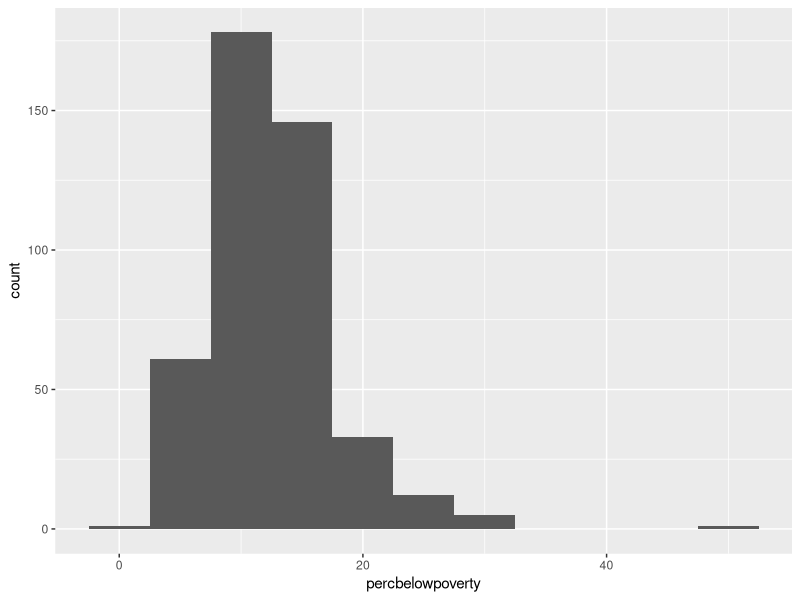
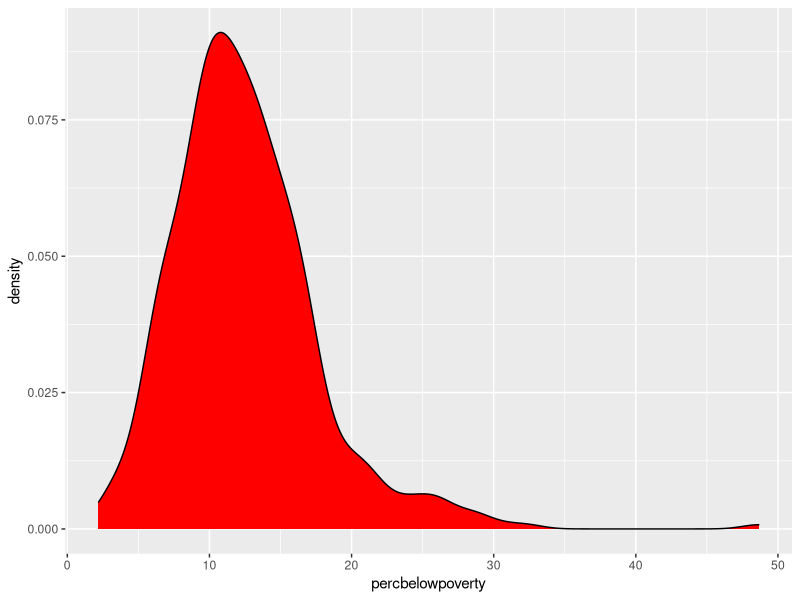
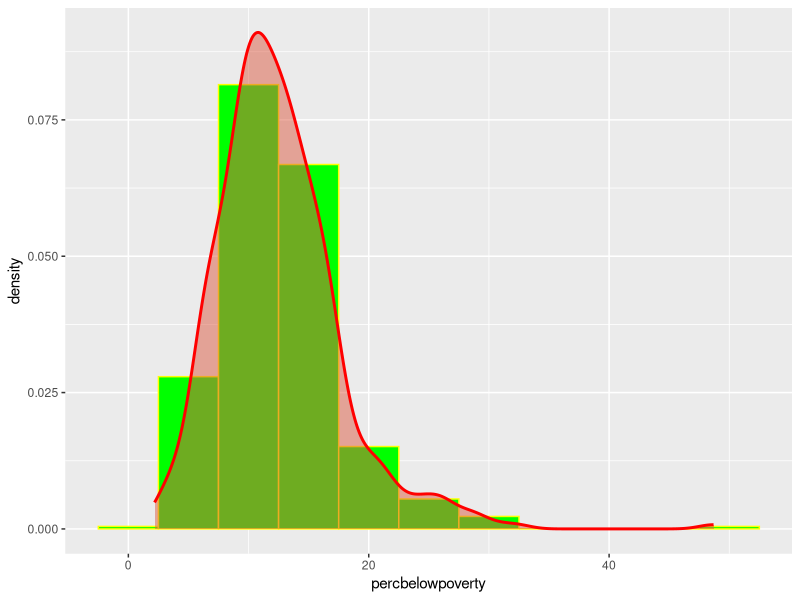
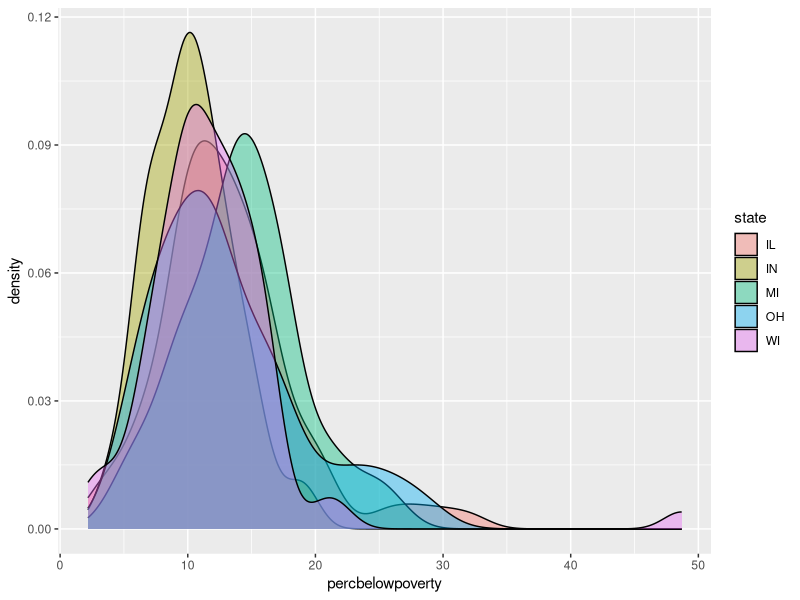
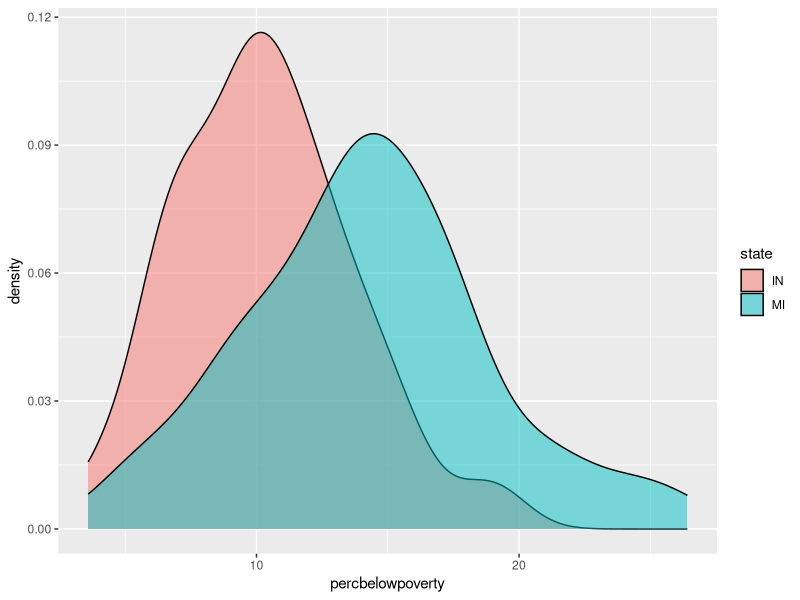
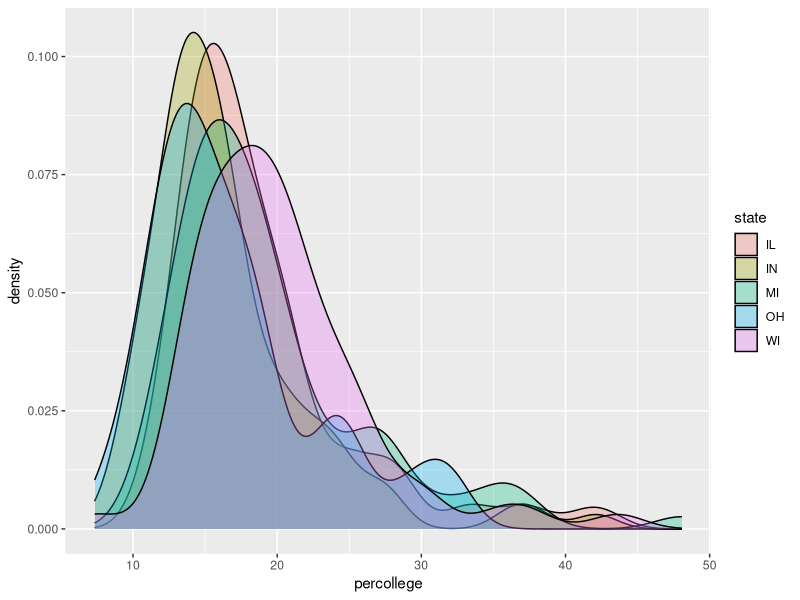
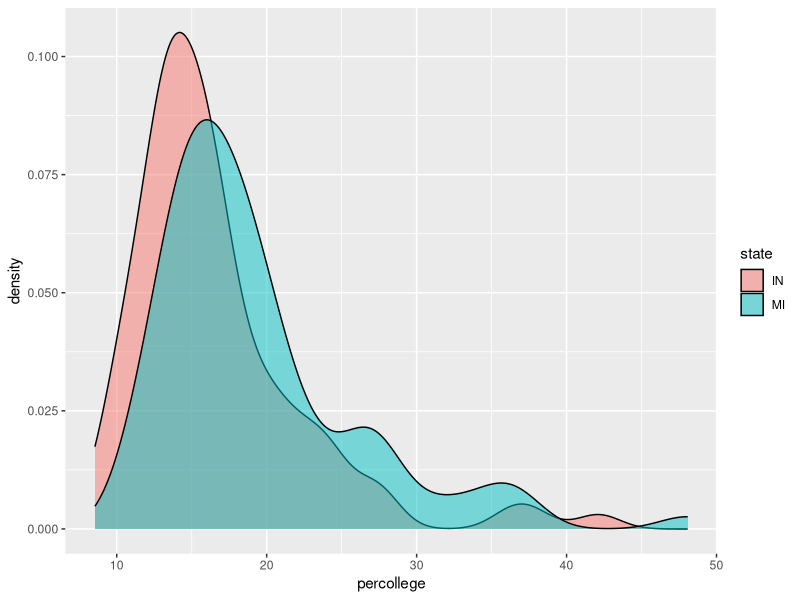
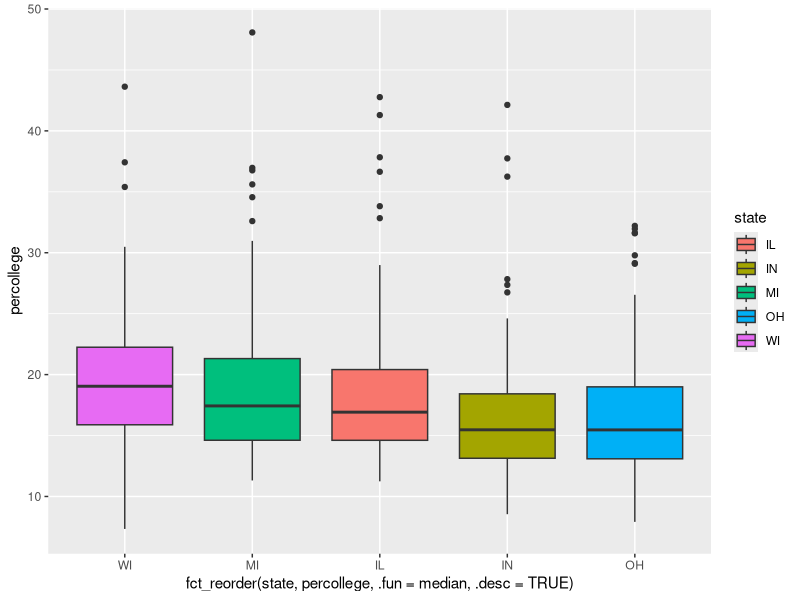

Write R code to recreate these figures, in order.
## ---- chunk 1
knitr::opts_chunk$set(echo = TRUE)
library(ggplot2)
library(dplyr)
library(forcats)
midwest <- midwest
economics <- economics
mpg <- mpg
## ---- chunk 2
ggplot(midwest, aes(x=percbelowpoverty))+
  geom_histogram(binwidth=5)
## ---- chunk 3
ggplot(midwest, aes(x=percbelowpoverty))+
  geom_density(fill = "red")
## ---- chunk 4
ggplot(midwest, aes(x=percbelowpoverty, ..density..))+
   geom_histogram(binwidth=5, fill = "green", color = "yellow")+
  geom_density(fill = "#DB5B43", color = "red", size = 1, alpha = 0.5)
## ---- chunk 5
ggplot(midwest, aes(x=percbelowpoverty, ..density.., fill = state))+
  geom_density(alpha = 0.4)
## ---- chunk 6
indiana_michigan <- midwest %>% filter(state == "IN" | state == "MI")
ggplot(indiana_michigan, aes(x=percbelowpoverty, ..density.., fill = state))+
  geom_density(alpha = 0.5)
## ---- chunk 7
ggplot(midwest, aes(x=percollege, ..density.., fill = state))+
  geom_density(alpha = 0.3)
## ---- chunk 8
ggplot(indiana_michigan, aes(x=percollege, ..density.., fill = state))+
  geom_density(alpha = 0.5)
## ---- chunk 9
ggplot(midwest, aes(x=fct_reorder(state, percollege, .fun = median, .desc = TRUE), y = percollege, fill = state))+
  geom_boxplot()
## ---- chunk 10
ggplot(midwest, aes(x = fct_reorder(state, percollege, .fun = median, .desc = TRUE), y = percollege, fill = state))+
  geom_violin()+
  geom_boxplot(width = 0.1, fill = "gray")
## ---- chunk 11
ggplot(midwest %>% group_by(state) %>% summarize(mean_percprof = mean(percprof)), aes(x = state, y = mean_percprof, fill = state))+
  geom_bar(stat = "identity")
## ---- chunk 12
ggplot(midwest, aes(x = percollege, y = percbelowpoverty))+
  geom_point(shape = 23, color = "blue", fill = "red", size = 2)
## ---- chunk 13
ggplot(midwest, aes(x = percollege, y = percbelowpoverty))+
  geom_point(shape = 23, color = "blue", fill = "red", size = 2)+
  geom_smooth(method = loess)
## ---- chunk 14
ggplot(midwest, aes(x = percollege, y = percprof, color = percbelowpoverty, size = popdensity))+
  geom_point( )
## ---- chunk 15
unemployment_rate <- economics %>% select(date, unemploy, pop) %>% mutate(unemployment.rate = unemploy / pop)
ggplot(unemployment_rate, aes(x = date, y = unemployment.rate))+
  geom_line( )
## ---- chunk 16
ggplot(mpg, aes(x=fct_reorder(class, hwy, .fun = median, .desc = TRUE), y = hwy, fill = class))+
  geom_boxplot()
## ---- chunk 17
ggplot(mpg %>%filter(year == "2008") , aes(x=fct_reorder(class, hwy, .fun = median, .desc = TRUE), y = hwy, fill = class))+
geom_boxplot()
## ---- chunk 18
ggplot(mpg, aes(x=cty, ..density.., fill = as.factor(year)))+
  geom_density(alpha = 0.4)
## ---- chunk 19
ggplot(mpg %>% filter(year == "2008"), aes(x = cty, y = hwy))+
  geom_point(shape = 23, color = "blue", fill = "red", size = 2)+
  geom_smooth(method = loess)
## ---- chunk 20
ggplot(mpg %>% filter(year == "2008"), aes(x=fct_reorder(drv, hwy, .fun = median, .desc = TRUE), y = hwy, fill = drv))+
  geom_boxplot()
## ---- chunk 21
ggplot(mpg %>% filter(year == "2008"), aes(x=fct_reorder(drv, hwy, .fun = median, .desc = TRUE), y = hwy, fill = drv))+
  geom_violin()+
  geom_boxplot(width = 0.1, fill = "gray")
